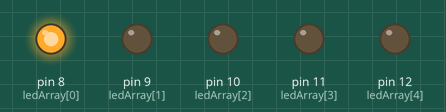
Bench run of a sketch on a simulated Arduino Uno, built with avr-gcc and run on an emulated ATmega328P. Parts: output pins drawn as LEDs (lit = HIGH).

Above: at 0.12 s.
At 1.12 s:
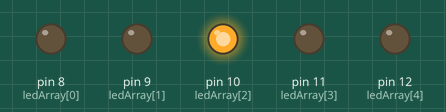
At 1.62 s:
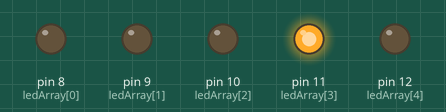
At 2.12 s:
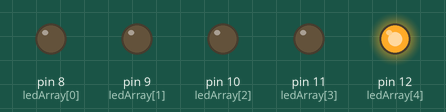
At 3.12 s:
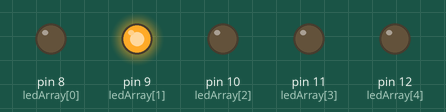
At 5.37 s:
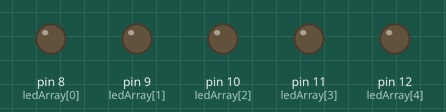
Timing chart, 0 to 5.8 s (numbered marks = the images above):
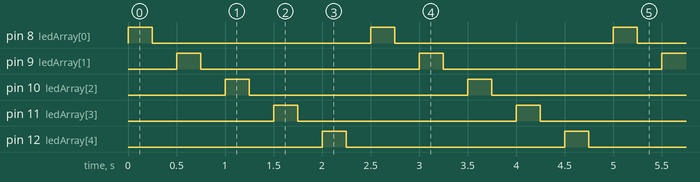

Measured:
- by itself, pin 8 (ledArray[0]), pin 9 (ledArray[1]), pin 10 (ledArray[2]), pin 11 (ledArray[3]), pin 12 (ledArray[4]): alternates HIGH for 0.25 s and LOW for 2.3 s
- by itself, everything shown: repeats every 2.5 s, in 10 steps

The sketch:

PT_1.ino
```cpp
int ledArray[] = {8, 9, 10, 11, 12};
int count;
int timer = 250;
void setup() {
  // put your setup code here, to run once:
  for (count=0;count<5;count++){
    pinMode(ledArray[count], OUTPUT);
  }
}

void loop() {
  // put your main code here, to run repeatedly:
  for(count=0;count<5;count++){
    digitalWrite(ledArray[count], HIGH);
    delay(timer);
    digitalWrite(ledArray[count], LOW);
    delay(timer);
  }
}
```
